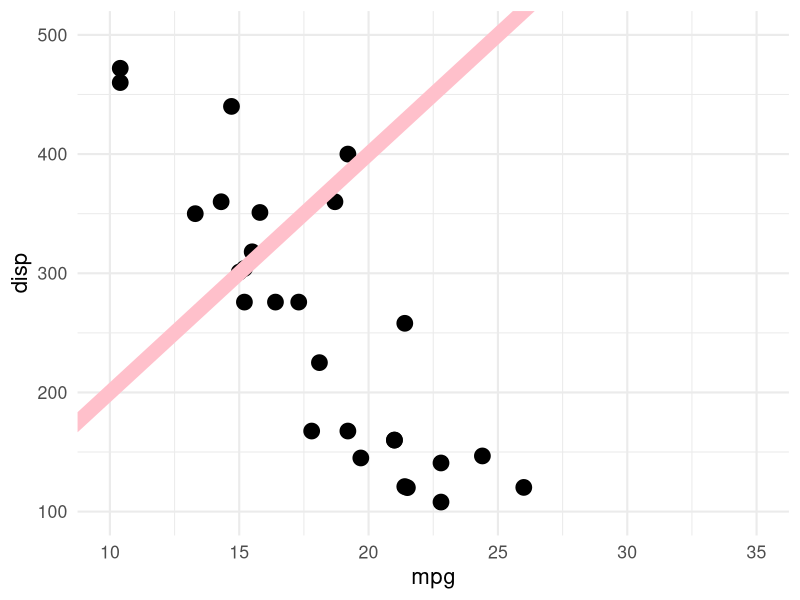
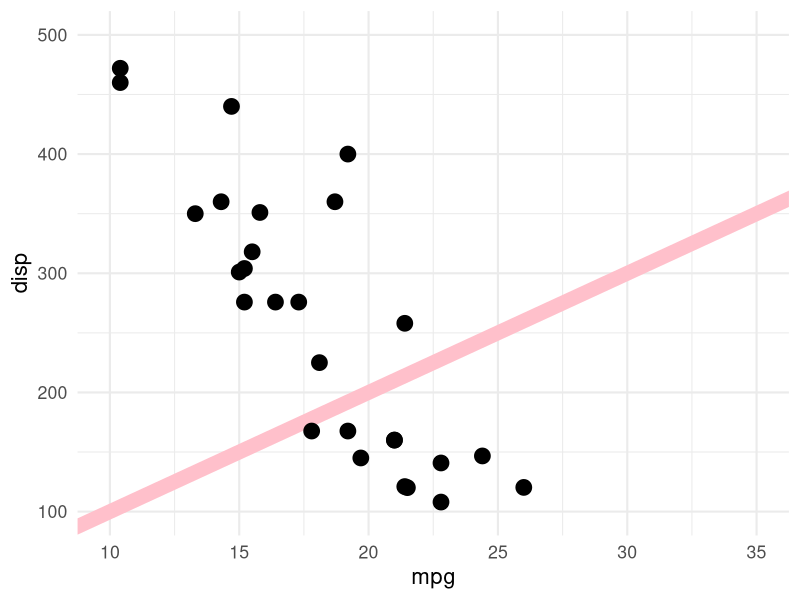
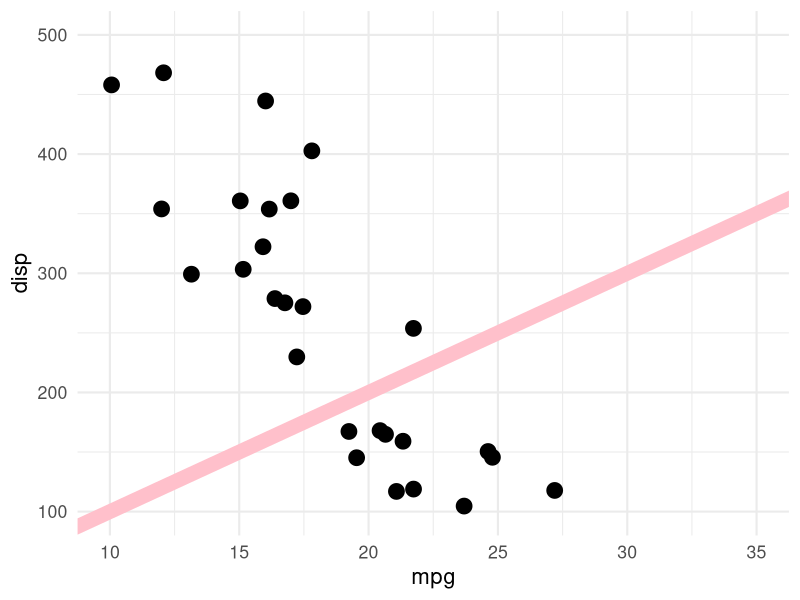
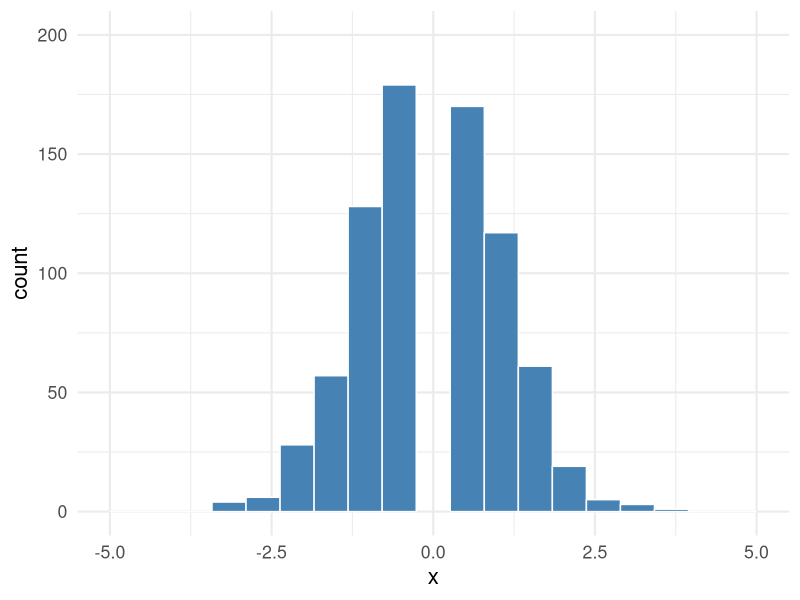
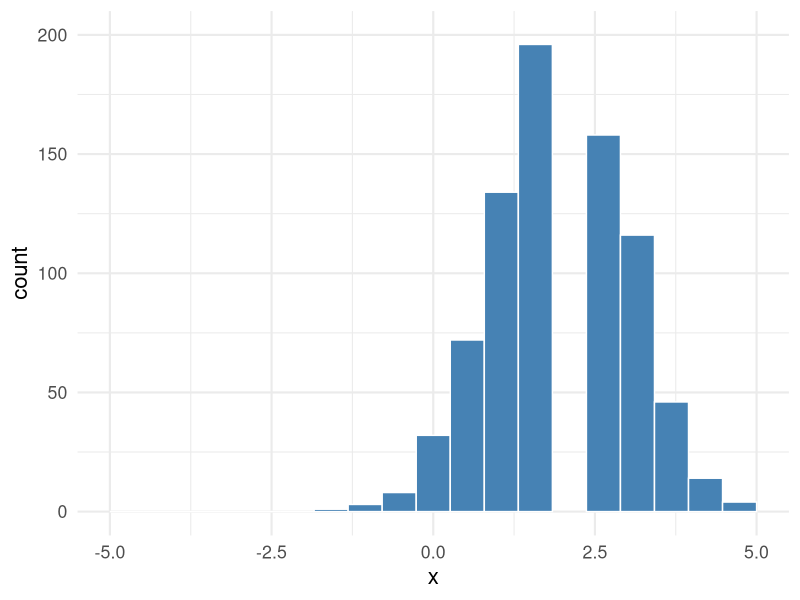
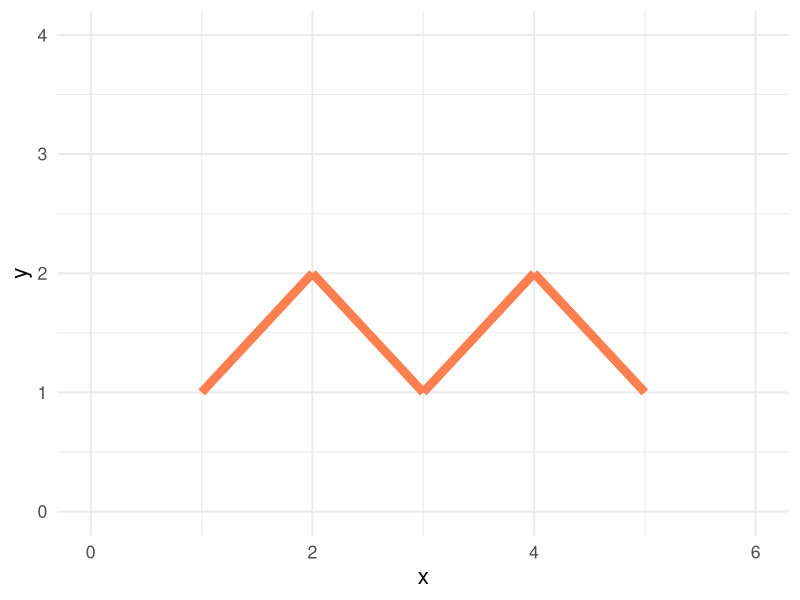
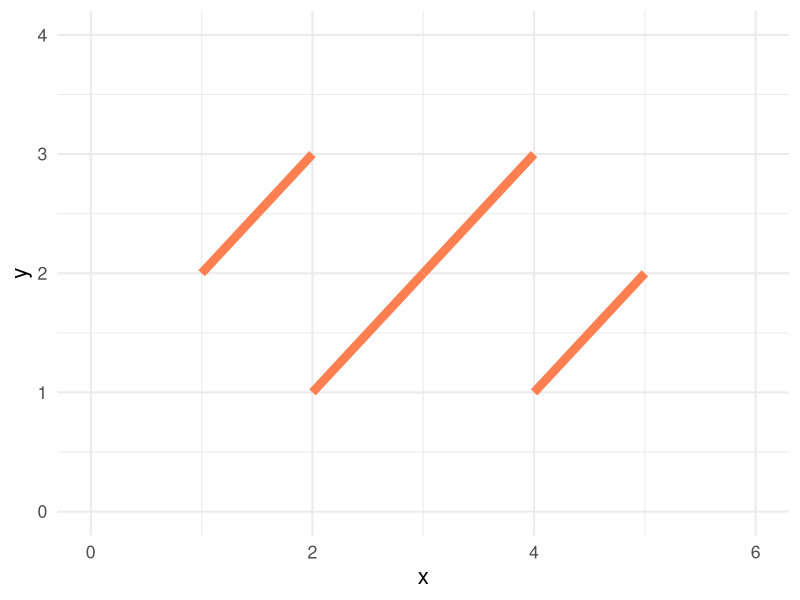
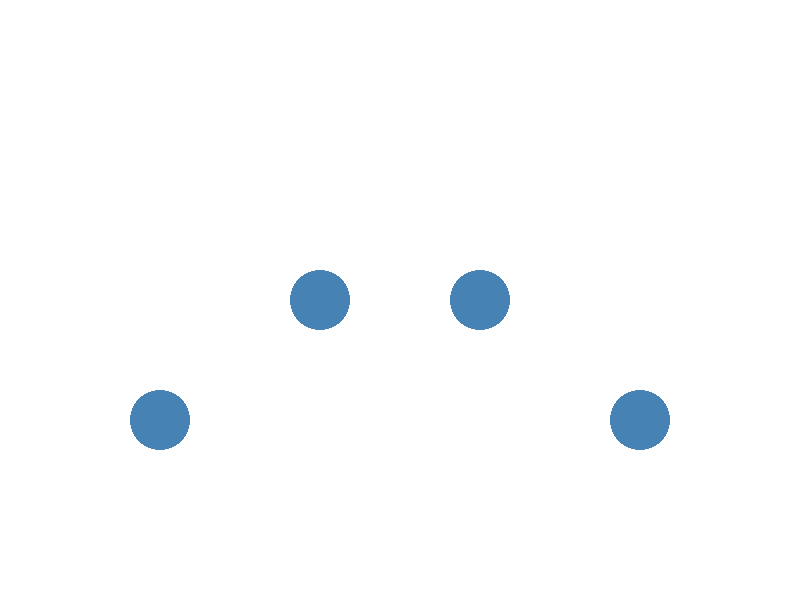

These figures' R source, in order:
## ---- chunk 1
#| label: "before"
#| dev: svg
library(ggplot2)
mtcars |>
  ggplot(aes(mpg, disp)) +
  geom_point(size = 5) +
  geom_abline(slope = 20, intercept = 0, linewidth = 5, color = "pink") +
  theme_minimal(base_size = 16)+
  lims(x = c(10, 35), y = c(100, 500))
## ---- chunk 2
#| label: "after"
#| dev: svg
library(ggplot2)
mtcars |>
  ggplot(aes(mpg, disp)) +
  geom_abline(slope = 10, intercept = 0, linewidth = 5, color = "pink") +
  geom_point(size = 5) +
  theme_minimal(base_size = 16)+
  lims(x = c(10, 35), y = c(100, 500))
## ---- chunk 3
#| label: "jitter"
#| dev: svg
library(ggplot2)
set.seed(1234)
mtcars |>
  ggplot(aes(mpg, disp)) +
  geom_abline(slope = 10, intercept = 0, linewidth = 5, color = "pink") +
  geom_jitter(width = 2, height = 5, size = 5) +
  theme_minimal(base_size = 16) +
  lims(x = c(10, 35), y = c(100, 500))
## ---- chunk 4
#| label: "hist-normal"
#| dev: svg
library(ggplot2)
set.seed(42)
data.frame(x = rnorm(1000, mean = 0, sd = 1)) |>
  ggplot(aes(x)) +
  geom_histogram(bins = 20, fill = "steelblue", color = "white") +
  theme_minimal(base_size = 16) +
  lims(x = c(-5, 5), y = c(0, 200))
## ---- chunk 5
#| label: "hist-shifted"
#| dev: svg
library(ggplot2)
set.seed(42)
data.frame(x = rnorm(1000, mean = 2, sd = 1)) |>
  ggplot(aes(x)) +
  geom_histogram(bins = 20, fill = "steelblue", color = "white") +
  theme_minimal(base_size = 16) +
  lims(x = c(-5, 5), y = c(0, 200))
## ---- chunk 6
#| label: "segments-1"
#| dev: svg
library(ggplot2)
data.frame(
  x = c(1, 2, 3, 4),
  xend = c(2, 3, 4, 5),
  y = c(1, 2, 1, 2),
  yend = c(2, 1, 2, 1)
) |>
  ggplot(aes(x = x, y = y, xend = xend, yend = yend)) +
  geom_segment(linewidth = 3, color = "coral") +
  theme_minimal(base_size = 16) +
  lims(x = c(0, 6), y = c(0, 4))
## ---- chunk 7
#| label: "segments-2"
#| dev: svg
library(ggplot2)
data.frame(
  x = c(1, 2, 3, 4),
  xend = c(2, 3, 4, 5),
  y = c(2, 1, 2, 1),
  yend = c(3, 2, 3, 2)
) |>
  ggplot(aes(x = x, y = y, xend = xend, yend = yend)) +
  geom_segment(linewidth = 3, color = "coral") +
  theme_minimal(base_size = 16) +
  lims(x = c(0, 6), y = c(0, 4))
## ---- chunk 8
#| label: "circles-small"
#| dev: svg
library(grid)
grid.newpage()
grid.circle(
  x = c(0.2, 0.4, 0.6, 0.8),
  y = c(0.3, 0.5, 0.5, 0.3),
  r = 0.05,
  gp = gpar(fill = "steelblue", col = NA)
)
## ---- chunk 9
#| label: "circles-large"
#| dev: svg
library(grid)
grid.newpage()
grid.circle(
  x = c(0.2, 0.4, 0.6, 0.8),
  y = c(0.5, 0.7, 0.7, 0.5),
  r = 0.08,
  gp = gpar(fill = "steelblue", col = NA)
)
## ---- chunk 10
#| label: "polyline-wave1"
#| dev: svg
library(grid)
grid.newpage()
grid.polyline(
  x = c(0.1, 0.3, 0.5, 0.7, 0.9),
  y = c(0.3, 0.7, 0.3, 0.7, 0.3),
  gp = gpar(col = "darkorange", lwd = 5)
)
## ---- chunk 11
#| label: "polyline-wave2"
#| dev: svg
library(grid)
grid.newpage()
grid.polyline(
  x = c(0.1, 0.3, 0.5, 0.7, 0.9),
  y = c(0.5, 0.8, 0.5, 0.8, 0.5),
  gp = gpar(col = "darkorange", lwd = 5)
)
## ---- chunk 12
#| label: "polygon-triangle"
#| dev: svg
library(grid)
grid.newpage()
grid.polygon(
  x = c(0.2, 0.5, 0.8),
  y = c(0.2, 0.8, 0.2),
  gp = gpar(fill = "purple", col = "white", lwd = 2)
)
## ---- chunk 13
#| label: "polygon-triangle-moved"
#| dev: svg
library(grid)
grid.newpage()
grid.polygon(
  x = c(0.3, 0.6, 0.9),
  y = c(0.3, 0.9, 0.3),
  gp = gpar(fill = "purple", col = "white", lwd = 2)
)
## ---- chunk 14
#| label: "area-normal"
#| dev: svg
library(ggplot2)
data.frame(
  x = 1:10,
  y = c(1, 3, 2, 5, 4, 6, 5, 7, 6, 8)
) |>
  ggplot(aes(x, y)) +
  geom_area(fill = "forestgreen", alpha = 0.7) +
  theme_minimal(base_size = 16) +
  lims(x = c(0, 11), y = c(0, 10))
## ---- chunk 15
#| label: "area-shifted"
#| dev: svg
library(ggplot2)
data.frame(
  x = 1:10,
  y = c(2, 4, 3, 6, 5, 7, 6, 8, 7, 9)
) |>
  ggplot(aes(x, y)) +
  geom_area(fill = "forestgreen", alpha = 0.7) +
  theme_minimal(base_size = 16) +
  lims(x = c(0, 11), y = c(0, 10))
